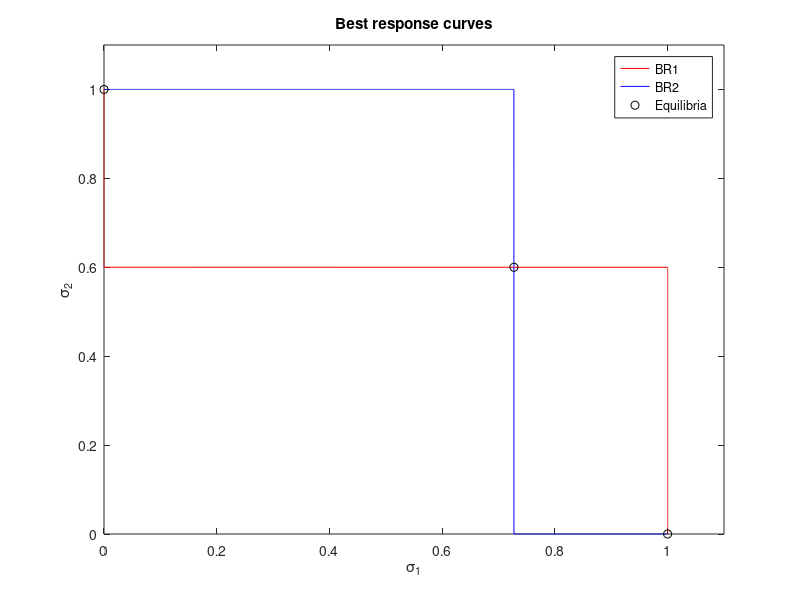
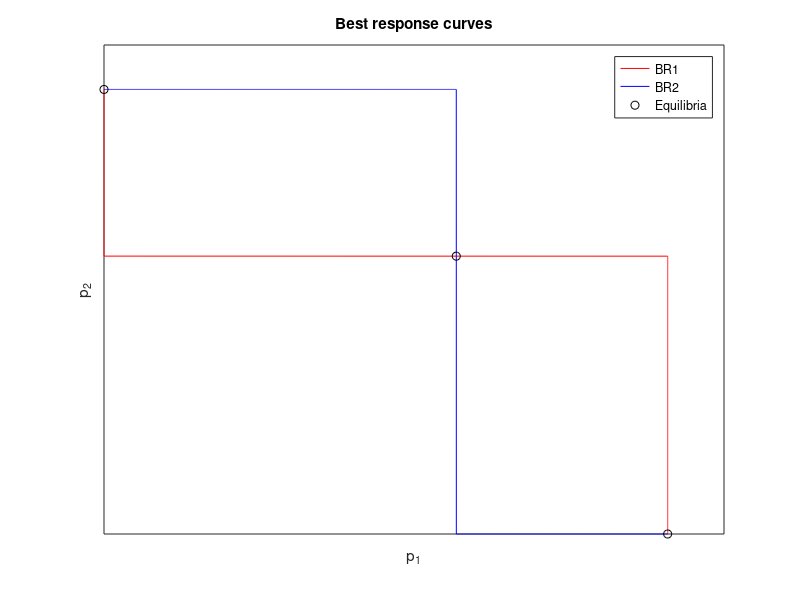

Source code (MATLAB) for these figures, in order:
mkdir('pings')
clear; close all; clc

grid = 0:0.0001:1;

%plot 1
BR1 = grid<=0.6;
BR2 = grid<=(8/11);
figure
plot(BR1,grid,'r-')
hold on
plot(grid,BR2,'b-')
plot([0 1 8/11],[1 0 0.6],'ko')
hold off
set(gcf,'Color',[1 1 1])
xlim([0 1.1])
ylim([0 1.1])
ylabel('\sigma_2')
xlabel('\sigma_1')
legend('BR1','BR2','Equilibria')
title('Best response curves')
cd('pings')
saveas(gcf,'fig1.png')
cd('..')

%plot 2
R = 10;
r = 2;
c = 5;
BR1 = grid<=(R-c)/(R-r);
BR2 = grid<=(R-c)/(R-r);
figure
plot(BR1,grid,'r-')
hold on
plot(grid,BR2,'b-')
plot([0 1 (R-c)/(R-r)],[1 0 (R-c)/(R-r)],'ko')
hold off
set(gcf,'Color',[1 1 1])
xlim([0 1.1])
ylim([0 1.1])
ylabel('p_2')
xlabel('p_1')
legend('BR1','BR2','Equilibria')
set(gca,'xtick',[],'ytick',[])
title('Best response curves')
cd('pings')
saveas(gcf,'fig2.png')
cd('..')